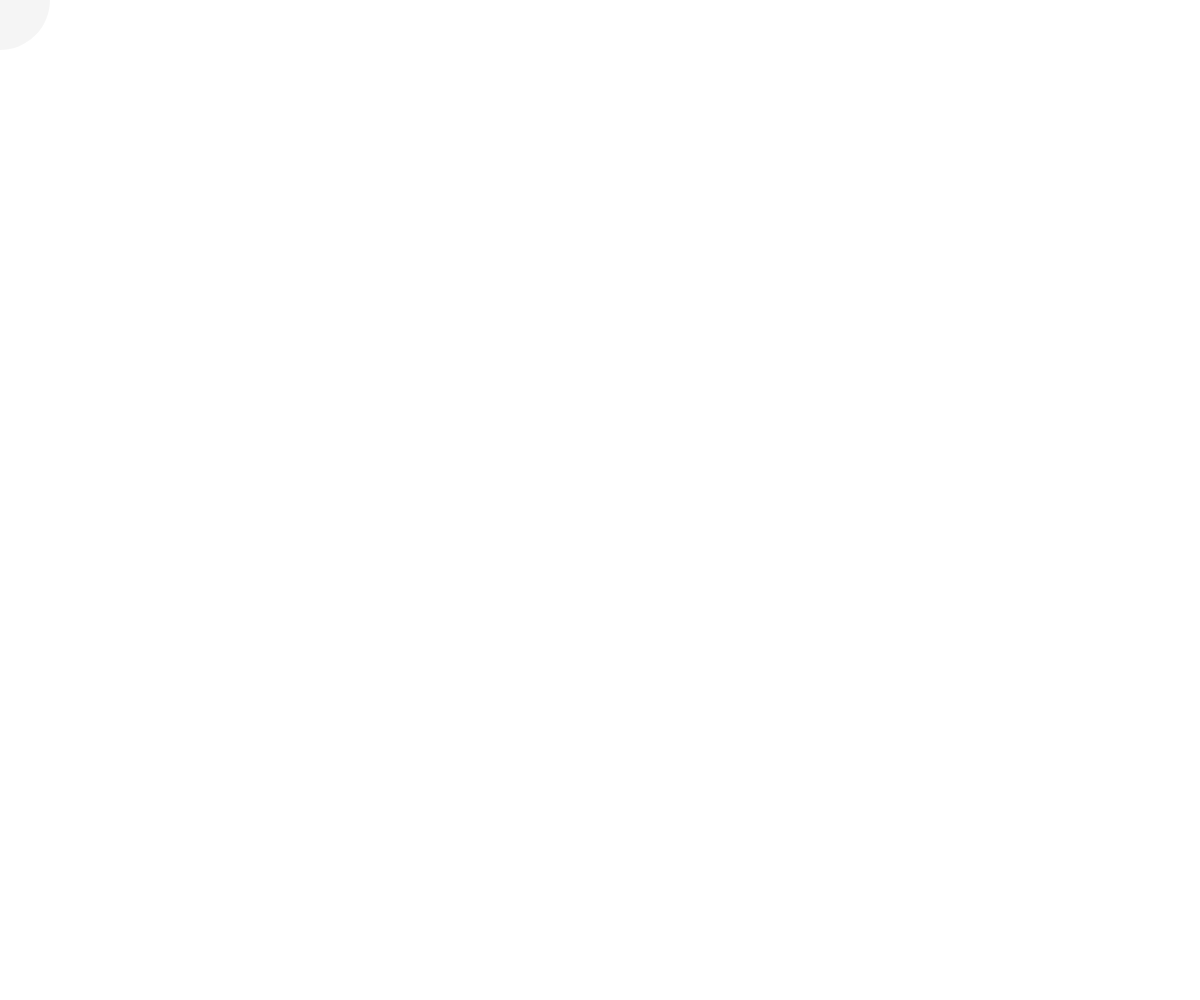
Frame 1 (no input)
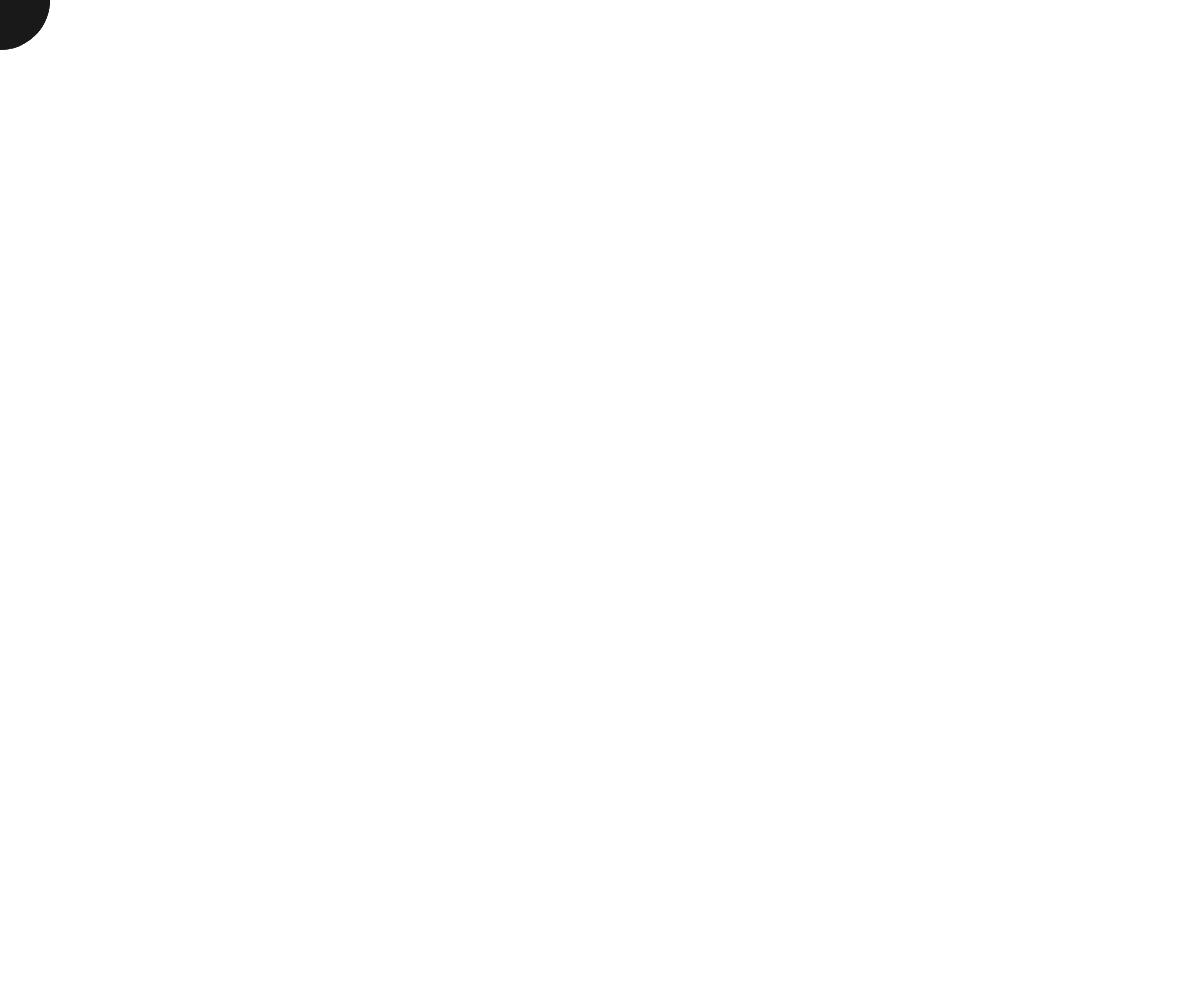
Frame 60 (no input)
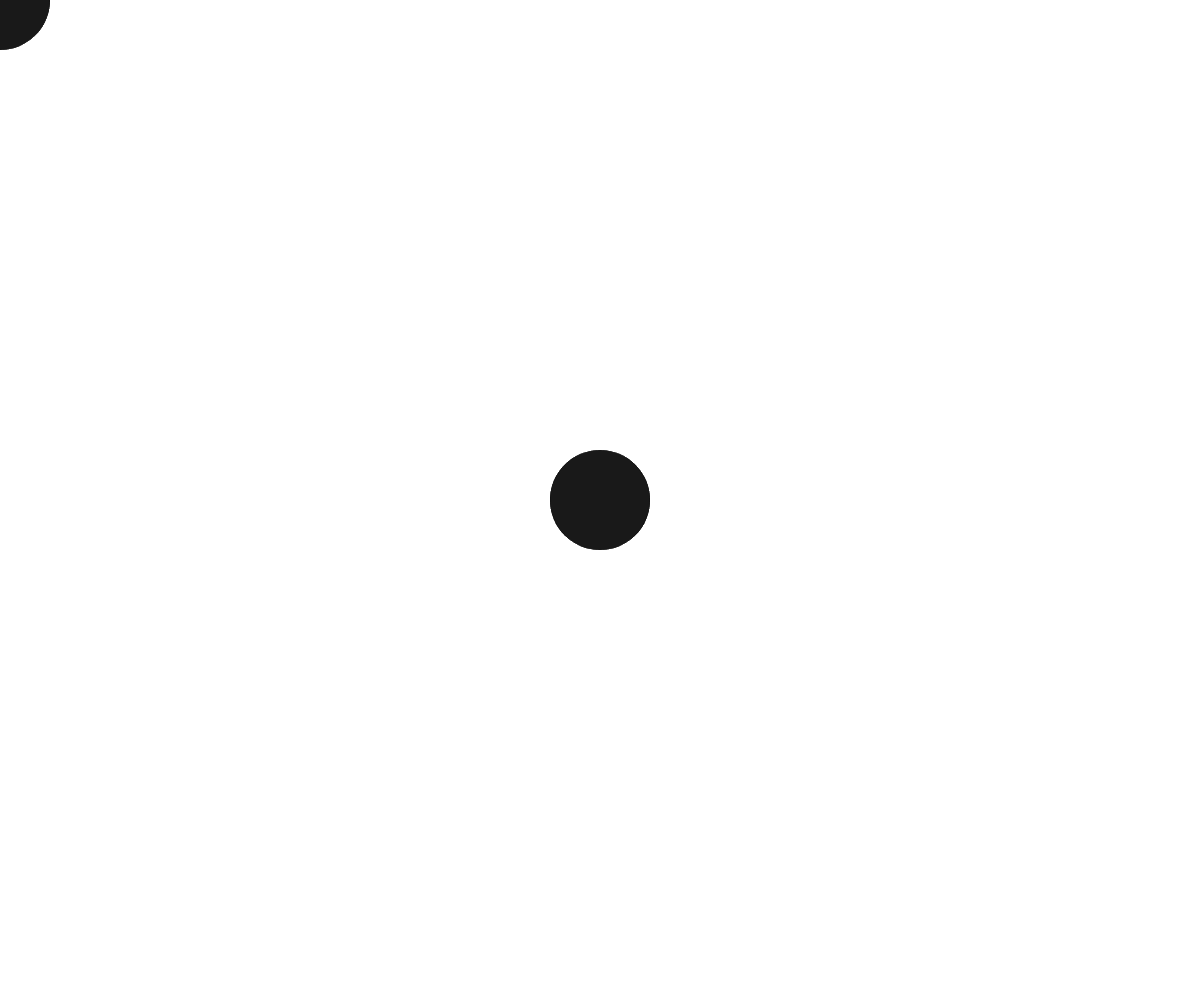
Frame 120 (the mouse pressed at the canvas centre since frame 60)

The p5.js sketch that drew these frames (run headless with seeded random() and noise() and a simulated clock; from frame 60 on, the mouse is pressed at the canvas centre):

// p5.js sketch
// ── sketch.js

function setup() {
  createCanvas(windowWidth, windowHeight);
  background(255);
  noStroke();
}


function draw() {
  // Apply color to fill and draw
  fill(0, 10);
  circle(mouseX, mouseY, 100);
}
